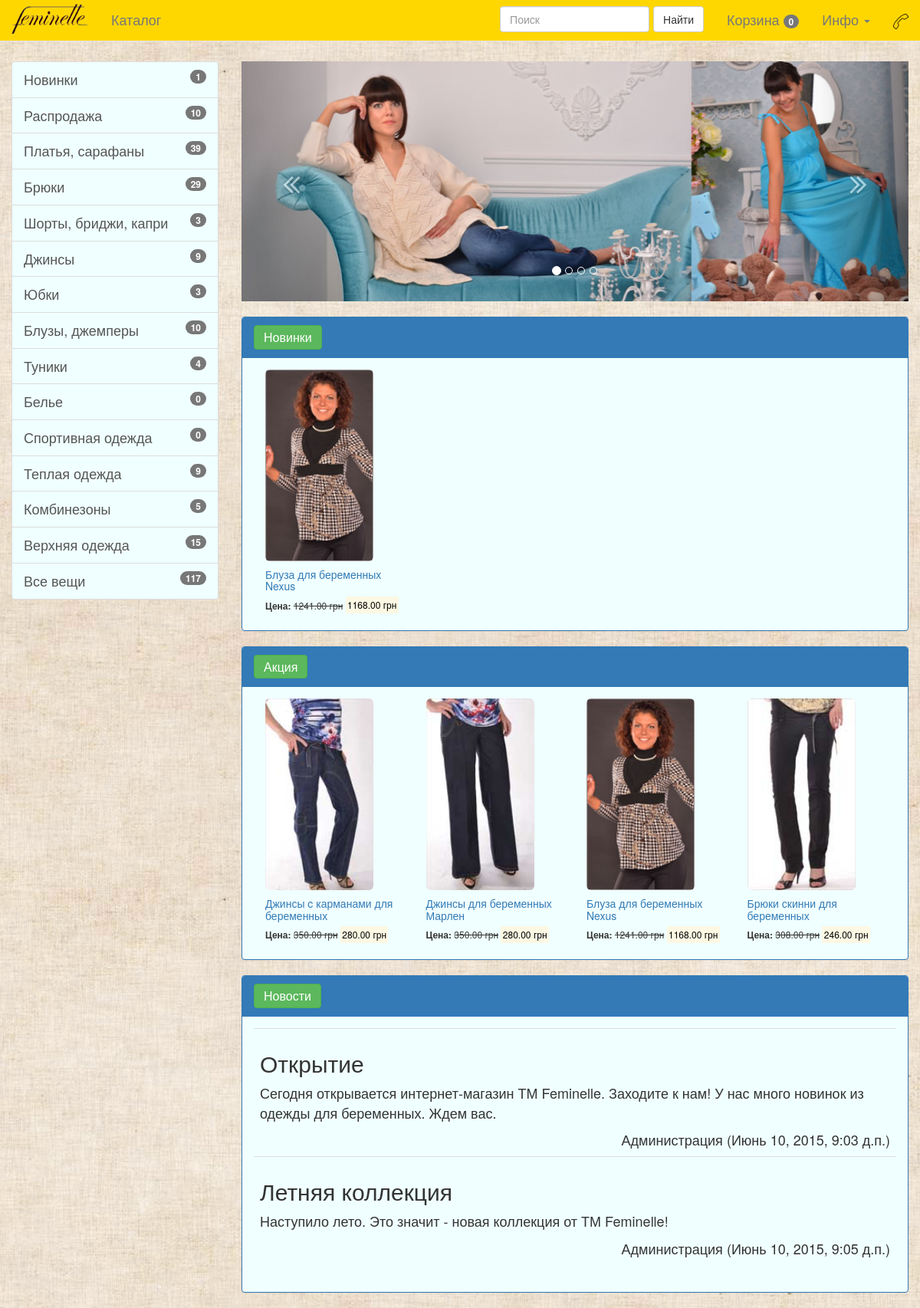
The page / on the database its author committed.
### main/models.py (models this page shows, shortened)
class Product(models.Model):
    article = models.CharField(max_length=25, null=True, blank=True, default='AA0011')
    code = models.IntegerField(null=True, blank=True)
    position = models.IntegerField(null=True, blank=True, default=1)
    name = models.CharField(max_length=225)
    product_class = models.ManyToManyField(Product_class, related_name='product_class+', null=True, blank=True)
    manufacturer = models.CharField(max_length=100, default='TM \"Feminelle\"')
    season = models.CharField(max_length=25, null=True, blank=True)
    product_color = models.ManyToManyField(Product_color, related_name='product_color', null=True, blank=True)
    product_size = models.ManyToManyField(Product_size, related_name='product_size', null=True, blank=True)
    image = models.FileField(upload_to='product_title_pictures', null=True, blank=True)
    structure = models.CharField(max_length=255, null=True, blank=True)
    description = models.TextField(null=True, blank=True)
    promotion = models.CharField(max_length=225, null=True, blank=True)
    promotioin_modifier = models.DecimalField(max_digits=10, decimal_places=2, default=0)
    reserve = models.IntegerField(default=0)
    price = models.DecimalField(max_digits=10, decimal_places=2, default=0)
    popularity = models.IntegerField(default=0)
    note = models.TextField(null=True, blank=True)
    timestamp = models.DateTimeField(auto_now=False, auto_now_add=True)
    modtime = models.DateTimeField(auto_now=True, auto_now_add=False)
    accepted = models.BooleanField(default=True)
    def __unicode__(self):
        if False: #self.product_class:
            product_class=','.join(set(obj.name for obj in self.product_class.all()) )
            return '%s: %s' % (product_class, self.name)
        else:
            return '%s' % (self.name)

### info/models.py (models this page shows, shortened)
class News(models.Model):
    title = models.CharField(max_length=255)
    text = models.TextField(null=True, blank=True)
    author = models.CharField(max_length=50, null=True, blank=True)
    date = models.DateTimeField(auto_now=False, auto_now_add=True)

### main/views.py (the view)
# urls.py: url(r'^$', main.views.home, name='home'),
def home(request):
    if handle_basket_query(request):
        return HttpResponseRedirect(request.META['HTTP_REFERER'])
    print Product.objects.get(id=1, accepted=True).timestamp
    context = {'basket_products': get_basket_products(request),
               'badges_info': get_badges_info(request),
               'novelties_products': list(getProductsOR(['novelties']))[:4],
               'promo_products': list(getProductsOR(['promo']))[:4],
               'news': News.objects.all()[:5]
               }
    template = 'home.html'
    return render(request, template, context)

### main/views.py (called while the page is built, shortened)
def get_basket_products(request):
    object_list = []
    cycle = 0
    return object_list

def handle_basket_query(request):
    return False

### main/templates/home.html (shortened to what this page needs)
{% extends "base.html" %}
{% load staticfiles %}
{% block content %}
    <div>
        <div class="" style="padding-bottom: 20px">
            <div id="carousel-pictures"
                 class="carousel slide data-interval='1000'"
                 data-ride="carousel">
              <ol class="carousel-indicators">
                <li data-target="#carousel-pictures" data-slide-to="0" class="active"></li>
                <li data-target="#carousel-pictures" data-slide-to="1"></li>
                <li data-target="#carousel-pictures" data-slide-to="2"></li>
                <li data-target="#carousel-pictures" data-slide-to="3"></li>
              </ol>
              <div class="carousel-inner" role="listbox">
                    <div class="item active">
                        <img class="img-responsive center-block" src="{% static 'img/baner/baner-feminelle-other.jpg' %}"
                             alt="Одежда ТМ Feminelle"/>
                    </div>
              </div>
              <a id='carusel_left' class="left carousel-control" href="#carousel-pictures" role="button" data-slide="prev">
                <i class="fa fa-angle-double-left fa-2x" aria-hidden="true" style="position: relative; top: 140px"></i>
              </a>
              <a id='carusel_right' class="right carousel-control" href="#carousel-pictures" role="button" data-slide="next">
                <i class="fa fa-angle-double-right fa-2x" aria-hidden="true" style="position: relative; top: 140px"></i>
              </a>
            </div>
        </div>
        <div class="">
            <div id="novelties" class="panel panel-primary">
                <div class="panel-heading">
                    <a id="novelties_panel_heading" class="btn btn-success" href="{% url 'product_class' product_class='novelties' %}">
                        <h1 class="panel-title">Новинки</h1>
                    </a>
                </div>
                <div class="panel-body">
                {% for product in novelties_products %}
                  <div class="col-sm-3">
                    <a id="novelties_img_{{ product.id }}" href="{% url 'product' pk=product.id %}">
                        <img class="img-responsive img-rounded"
                             src='{{ product.image.url }}' style="height: 250px"/>
                    </a>
                    <div id='block_info'>
                        <a id="novelties_ref_{{ product.id }}" href="{% url 'product' pk=product.id %}">
                            <h5 id="product_name">{{ product }}</h5>
                        </a>
                        <h6 id="product_price"><b>Цена:</b>
                            {% if product.promotioin_modifier %}
                                <s>{{ product.price }} грн</s>
                                <mark>{{ product.promotioin_modifier }} грн</mark>
                            {% else %}
                                {{ product.price }} грн
                            {% endif %}
                        </h6>
                    </div>
                  </div>
                {% empty %}
                    <h3>Не найдено</h3>
                {% endfor %}
                </div>
            </div>
        </div>
        <div class="">
            <div id="promo" class="panel panel-primary">
                <div class="panel-heading">
                    <a id="promo_panel_heading" class="btn btn-success" href="{% url 'product_class' product_class='promo' %}">
                        <h1 class="panel-title">Акция</h1>
                    </a>
                </div>
                <div class="panel-body">
                {% for product in promo_products %}
                  <div class="col-sm-3">
                    <a id="promo_img_{{ product.id }}" href="{% url 'product' pk=product.id %}">
                        <img class="img-responsive img-rounded"
                             src='{{ product.image.url }}' style="height: 250px"/>
                    </a>
                    <div id='block_info'>
                        <a id="promo_ref_{{ product.id }}" href="{% url 'product' pk=product.id %}">
                            <h5 id="product_name">{{ product }}</h5>
                        </a>
                        <h6 id="product_price"><b>Цена:</b>
                            {% if product.promotioin_modifier %}
                                <s>{{ product.price }} грн</s>
                                <mark>{{ product.promotioin_modifier }} грн</mark>
                            {% else %}
                                {{ product.price }} грн
                            {% endif %}
                        </h6>
                    </div>
                  </div>
                {% empty %}
                    <h3>Не найдено</h3>
                {% endfor %}
                </div>
            </div>
        </div>
        <div class="">
            <div id="promo" class="panel panel-primary">
                <div class="panel-heading">
                    <a id="promo_panel_heading" class="btn btn-success" href="{% url 'news' %}">
                        <h1 class="panel-title">Новости</h1>
                    </a>
                </div>
                <div class="panel-body">
                <table class="table">
                <tbody>
                {% for record in news %}
                    <tr>
                        <td>
                            <h2>{{ record.title }}</h2>
                            <p>
                                {{ record.text }}
                            </p>
                            <div style="text-align: right">{{ record.author }} ({{ record.date }})</div>
                        </td>
                    </tr>
                {% endfor %}
                </tbody>
                </table>
                </div>
            </div>
        </div>
    </div>
{% endblock content %}

### static/static_dirs/css/starter-template.css (style rules this page uses)
body { padding-top: 10px; background: center; }
a.list-group-item, .panel { background-color: azure; font-size: large; }

### rows shown on the page
Product: image (picture), name "Блуза для беременных Nexus", price "1241.00", promotioin_modifier "1168.00"
Product: image (picture), name "Джинсы c карманами для беременных", price "350.00", promotioin_modifier "280.00"
Product: image (picture), name "Джинсы для беременных Марлен", price "350.00", promotioin_modifier "280.00"
Product: image (picture), name "Брюки скинни для беременных", price "308.00", promotioin_modifier "246.00"
News: title "Открытие", text "Сегодня открывается интернет-магазин ТМ Feminelle. Заходите к нам! У нас много новинок из одежды для беременных. Ждем вас.", author "Администрация", date "Июнь 10, 2015, 9:03 д.п."
News: title "Летняя коллекция", text "Наступило лето. Это значит - новая коллекция от ТМ Feminelle!", author "Администрация", date "Июнь 10, 2015, 9:05 д.п."

### other values the page prints
{{ badges_info.basket_count }} "0"
{{ badges_info.novelties }} "1"
{{ badges_info.promo }} "10"
{{ badges_info.dress_sarafan }} "39"
{{ badges_info.pants }} "29"
{{ badges_info.shorts }} "3"
{{ badges_info.jeans }} "9"
{{ badges_info.skirt }} "3"
{{ badges_info.blouse_cardigan }} "10"
{{ badges_info.tunic }} "4"
{{ badges_info.underwear }} "0"
{{ badges_info.sport }} "0"
{{ badges_info.warm }} "9"
{{ badges_info.coveralls }} "5"
{{ badges_info.coat_poncho_jacket }} "15"
